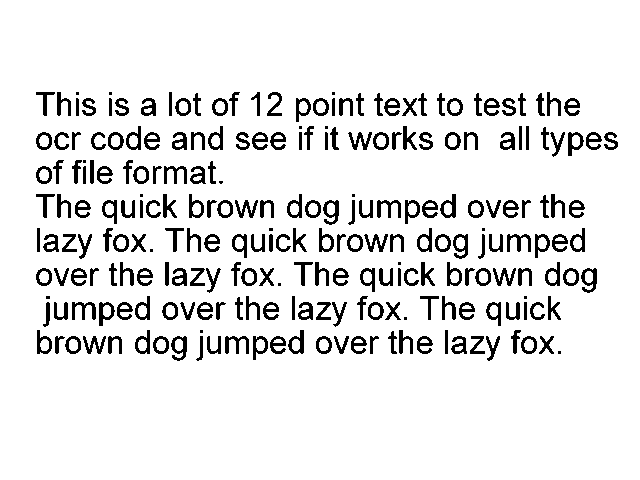
#> input picture Code/phototest.tif, 640 x 480 px
$ python -i dstTransform.py   (imports and definitions only)   (older library calls are emulated)
#> lines starting #> are read from the running program, lines starting #| are printed output that depends on the picture; after the words box and inside, x2 and y2 are one past the last pixel; in counts of white or black regions, pixels touching at a corner belong together
#> further down, picture is the input picture: shape (480, 640, 3); 90.5% white; 239 black regions (19 under 20 px), largest, box (x1, y1, x2, y2) and area: (72, 302, 96, 320) 207, (377, 200, 401, 218) 206, (225, 336, 249, 354) 206
import Image, cv2

def getDstTrns(img):
	# img = cv2.imread("template.jpg")
	h = cv2.cvtColor(img, cv2.COLOR_BGR2GRAY)
	edge = cv2.Canny(h, 128, 200)
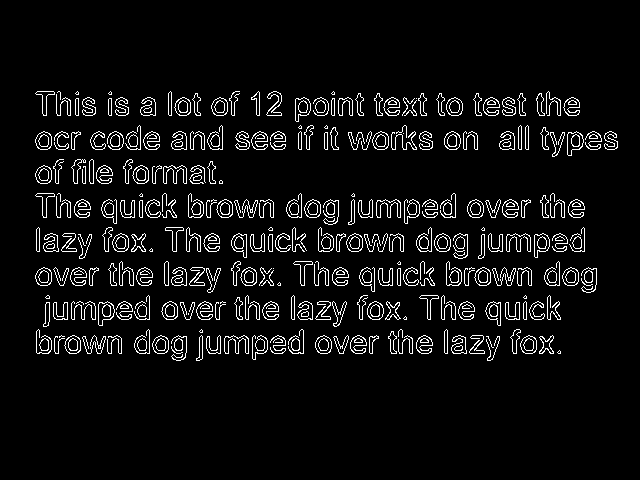
#> edge: shape (480, 640); 6.1% white in thin lines or dots, all inside (x1, y1, x2, y2) = (35, 91, 618, 361)
	r, edge = cv2.threshold(edge, 128, 255, cv2.THRESH_BINARY_INV)
	# cv2.imwrite("template_canny.jpg", edge)
	dst = cv2.distanceTransform(edge, cv2.cv.CV_DIST_L2, 5)
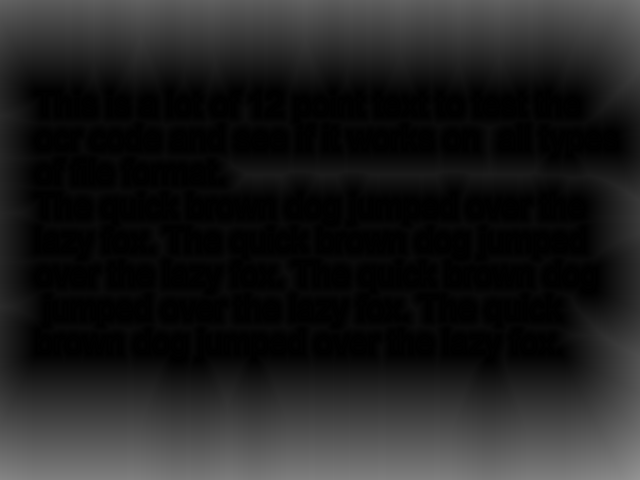
#> dst: shape (480, 640) float32; min 0, max 148.1, mean 30.4
	# cv2.imwrite("template_dst.jpg", dst)
	return dst

>>> import cv2
>>> picture = cv2.imread('phototest.tif')
>>> result = getDstTrns(picture)

$ run again, on Code/fonts_test.png
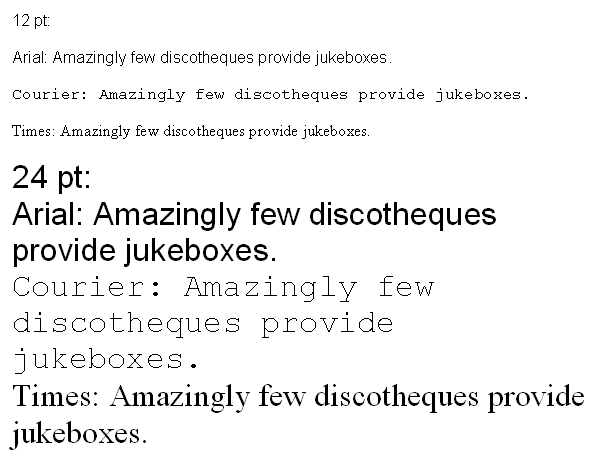
#> input picture Code/fonts_test.png, 598 x 464 px
#> picture is the input picture: shape (464, 598, 3); mean B, G, R 242, 242, 242
#> in getDstTrns, `edge = cv2.Canny(h, 128, 200)`:
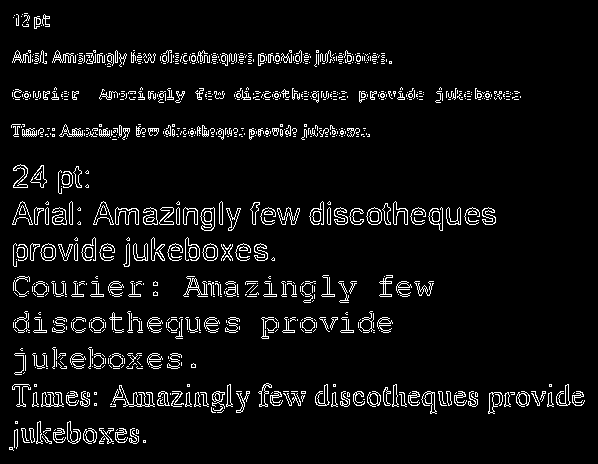
#> edge: shape (464, 598); 5.8% white in thin lines or dots
#> in getDstTrns, `dst = cv2.distanceTransform(edge, cv2.cv.CV_DIST_L2, 5)`:
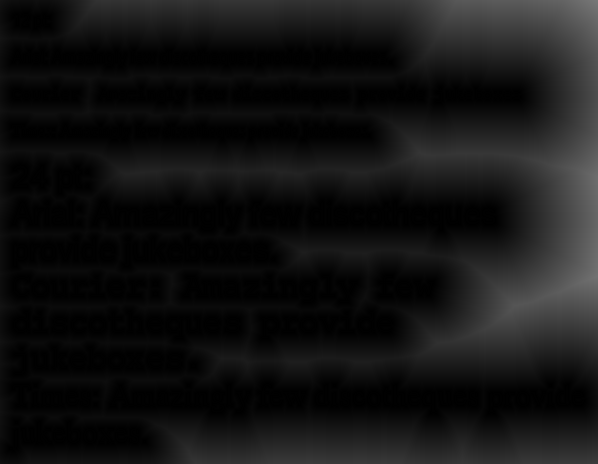
#> dst: shape (464, 598) float32; min 0, max 120.4, mean 19.9
